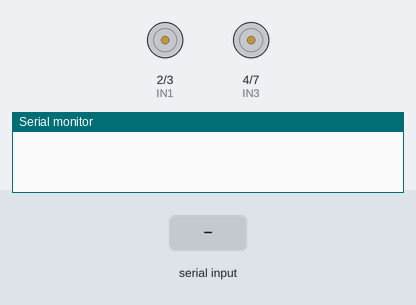
This sketch was run on a simulated Arduino Uno, built with avr-gcc and run on an emulated ATmega328P. Parts: motor-driver pin pairs drawn as motors (green arrow = first pin HIGH = forward, orange = second pin HIGH = backward, longer = more drive, scaled by the enable pin), the last lines printed to the serial monitor. The test bench sets the inputs (shaded band).

Above: at 1.2 s.
1.3 s: "F" received over the second serial link
At 1.8 s:
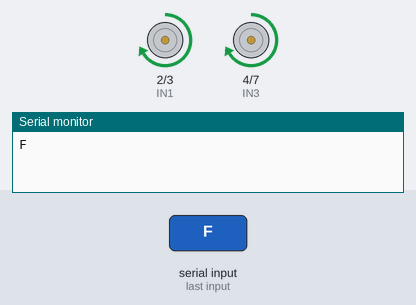
2.8 s: "B" received over the second serial link
At 4.0 s:
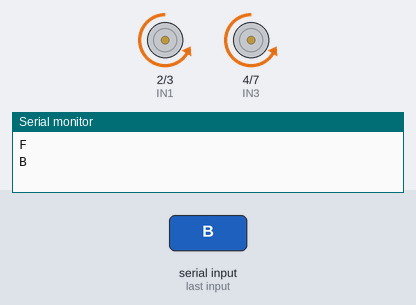
4.3 s: "L" received over the second serial link
At 5.3 s:
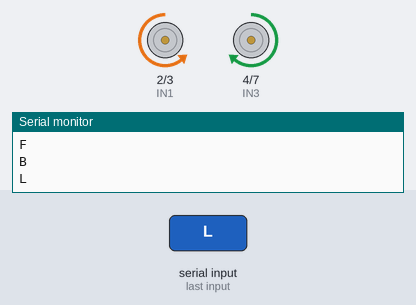
5.8 s: "R" received over the second serial link
At 6.4 s:
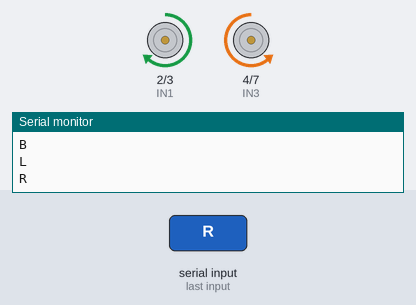
Timing chart, 0 to 8.3 s (numbered marks = the images above; inputs shaded):
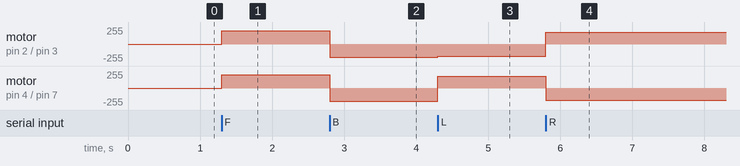

Measured:
- after the input at 1.3 s, motor on pin 2 (IN1) / pin 3 (IN2), motor on pin 4 (IN3) / pin 7 (IN4): stopped → forward 200/255 at once
- after the input at 2.8 s, motor on pin 2 (IN1) / pin 3 (IN2), motor on pin 4 (IN3) / pin 7 (IN4): forward 200/255 → backward 200/255 at once
- after the input at 4.3 s, motor on pin 2 (IN1) / pin 3 (IN2): backward 200/255 → backward 180/255 at once; motor on pin 4 (IN3) / pin 7 (IN4): backward 200/255 → forward 180/255 at once
- after the input at 5.8 s, motor on pin 2 (IN1) / pin 3 (IN2): backward 180/255 → forward 180/255 at once; motor on pin 4 (IN3) / pin 7 (IN4): forward 180/255 → backward 180/255 at once

The sketch:

handgesture_receiver.ino
```cpp
#include <SoftwareSerial.h>

SoftwareSerial BT(10,11);

#define ENA 5
#define IN1 2
#define IN2 3
#define IN3 4
#define IN4 7
#define ENB 6

void forward()
{
  digitalWrite(IN1,HIGH);
  digitalWrite(IN2,LOW);

  digitalWrite(IN3,HIGH);
  digitalWrite(IN4,LOW);

  analogWrite(ENA,200);
  analogWrite(ENB,200);
}

void backward()
{
  digitalWrite(IN1,LOW);
  digitalWrite(IN2,HIGH);

  digitalWrite(IN3,LOW);
  digitalWrite(IN4,HIGH);

  analogWrite(ENA,200);
  analogWrite(ENB,200);
}

void left()
{
  digitalWrite(IN1,LOW);
  digitalWrite(IN2,HIGH);

  digitalWrite(IN3,HIGH);
  digitalWrite(IN4,LOW);

  analogWrite(ENA,180);
  analogWrite(ENB,180);
}

void right()
{
  digitalWrite(IN1,HIGH);
  digitalWrite(IN2,LOW);

  digitalWrite(IN3,LOW);
  digitalWrite(IN4,HIGH);

  analogWrite(ENA,180);
  analogWrite(ENB,180);
}

void stopRobot()
{
  analogWrite(ENA,0);
  analogWrite(ENB,0);

  digitalWrite(IN1,LOW);
  digitalWrite(IN2,LOW);
  digitalWrite(IN3,LOW);
  digitalWrite(IN4,LOW);
}

void setup()
{
  pinMode(ENA,OUTPUT);
  pinMode(ENB,OUTPUT);

  pinMode(IN1,OUTPUT);
  pinMode(IN2,OUTPUT);
  pinMode(IN3,OUTPUT);
  pinMode(IN4,OUTPUT);

  BT.begin(9600);
  Serial.begin(9600);

  stopRobot();
}

void loop()
{
  if(BT.available())
  {
    char command = BT.read();

    Serial.println(command);

    switch(command)
    {
      case 'F':
        forward();
        break;

      case 'B':
        backward();
        break;

      case 'L':
        left();
        break;

      case 'R':
        right();
        break;

      default:
        stopRobot();
        break;
    }
  }
}
```
